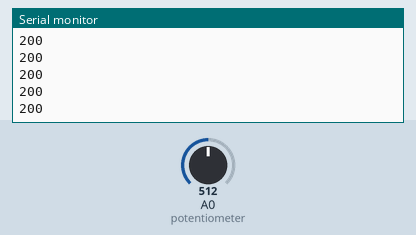
Bench run of a sketch on a simulated Arduino Uno, built with avr-gcc and run on an emulated ATmega328P. Shown: the last lines printed to the serial monitor. The test bench sets the inputs (shaded band); at power-on: A0 (potentiometer) = 512.

Above: at 1.2 s.
1.3 s: A0 (potentiometer) set to 716
At 2.3 s:
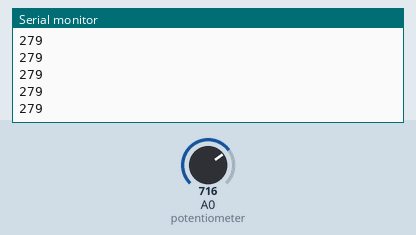
2.8 s: A0 (potentiometer) set to 900
At 3.8 s:
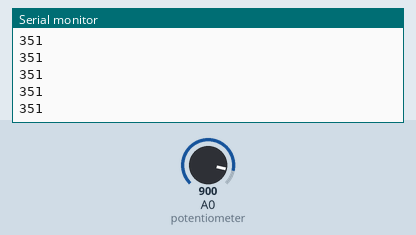
Timing chart, 0 to 5.8 s (numbered marks = the images above; inputs shaded):
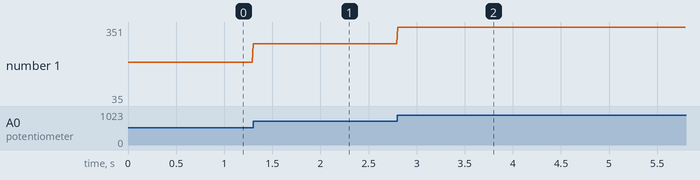

Measured:
- after the input at 1.3 s, the serial monitor: prints a new line at once (image 1)
- after the input at 2.8 s, the serial monitor: prints a new line at once (image 2)
- plotted number 1: 200 → 279 after the input at 1.3 s, 279 → 35 after the input at 2.8 s

The sketch:

potentiometer.ino
```cpp
int potentiometer = A0; //Assign to pin A0

void setup()
{
    Serial.begin(9600); //Begin serial communication
    pinMode(potentiometer, INPUT); //Sets the pinmode to input
}

void loop()
{
    int sensor_value = analogRead(potentiometer); //Read the value from the potentiometer connected to the A0 pin
    int value = map(sensor_value, 0, 1023, 0, 400); //Map the value from 0, 1023 to 0, 100
    Serial.println(value); //Print the value in the serial monitor
    delay(10); //Add a delay to see the value every 1/2 second
}

//source: https://sensorkit.arduino.cc/sensorkit/module/lessons/lesson/03-the-potentiometer
```
